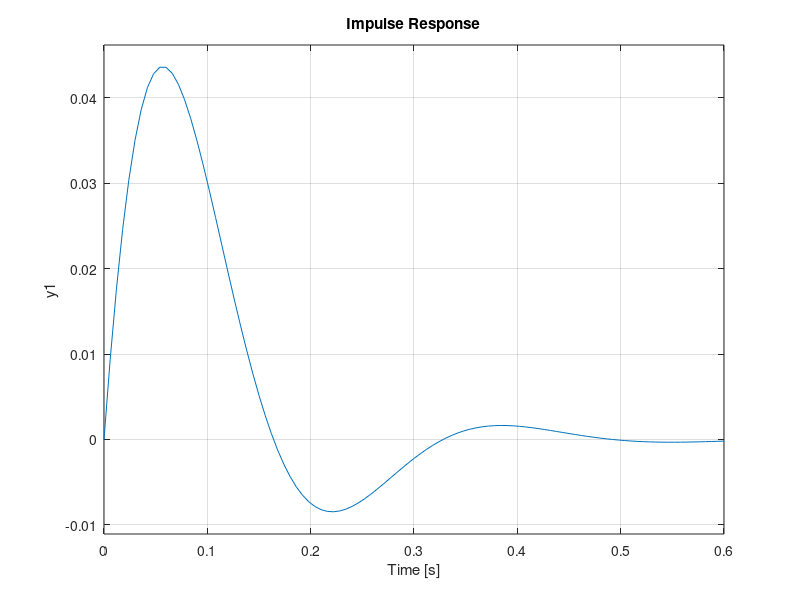
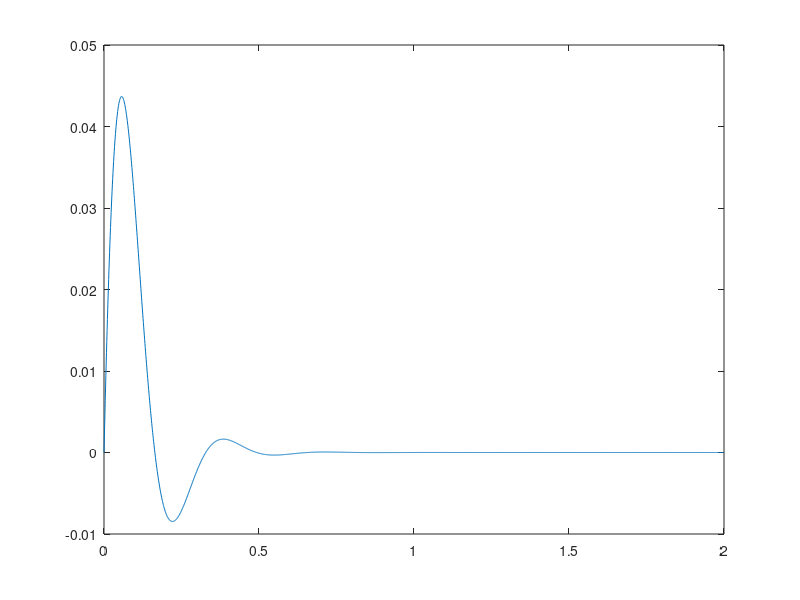

The MATLAB source for these figures, in order:
K = 539;
B = 44;
M  = 2.8;

K = 280;
B = 12;
M = 0.6;

xi = B/sqrt(4*M*K);
wn = sqrt(K/M);

if xi < 1
    tr = ( pi - acos(xi) ) / ( wn*sqrt(1 - xi^2) );
    tp = ( pi ) / ( wn*sqrt(1 - xi^2) );
    ts = 4/xi/wn;
end

%1/(xi*wn)*log(100/90);
lambda = roots([1, 2*xi*wn, wn^2]);

s = tf('s');
H = 1/(M*s^2 + B*s + K);

figure
impulse(H)
t = (0:1e-3:2);
h = wn/sqrt(1 - xi^2).*exp(-xi*wn.*t).*sin(wn*sqrt(1-xi^2).*t)/K;
figure
plot(t,h)
